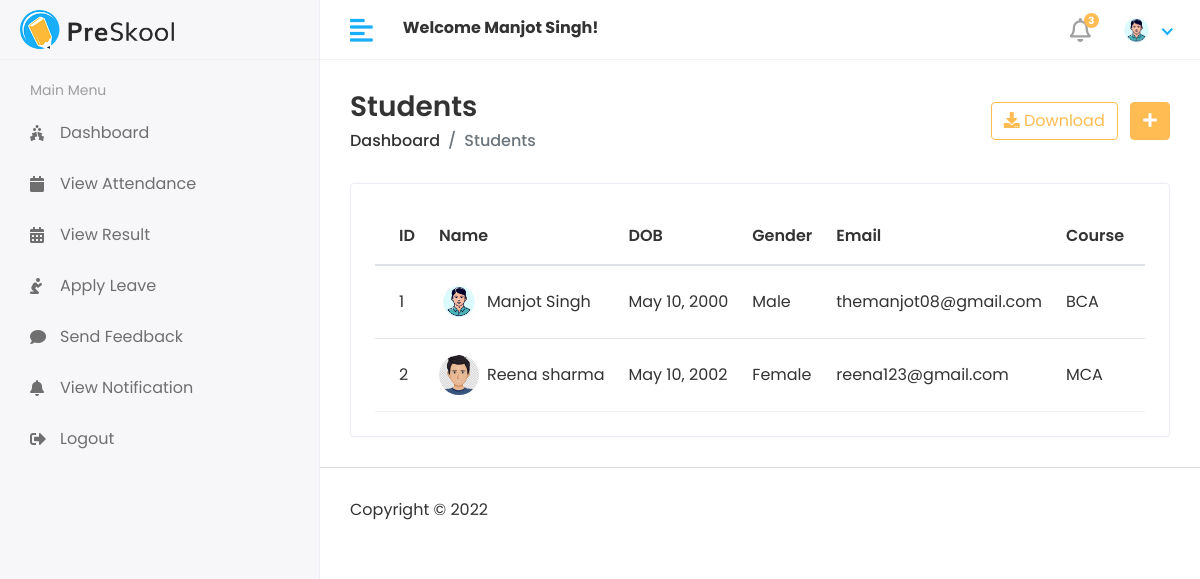
The app's page //Hod/student/view (signed in) with its own data.
### app/models.py (models this page shows)
class Customuser(AbstractUser):
    USER ={
        (1,'HOD'),
        (2,'STAFF'),
        (3,'STUDENT'),
    }
    user_type = models.CharField(choices=USER,max_length=50,default=1)
    profile_pic = models.ImageField(upload_to='uploads/profile_pic/')

class Student(models.Model):
    admin = models.OneToOneField(Customuser,on_delete = models.CASCADE)
    student_dob =models.DateField(auto_now_add=False)
    permanent_address = models.TextField(null=True)
    present_address =models.TextField(blank=True)
    gender = models.CharField(max_length=10)
    course_id = models.ForeignKey(Course,on_delete=models.DO_NOTHING,null=True)
    session_id =models.ForeignKey(Session,on_delete =models.DO_NOTHING,null=True)
    student_mobile_no =models.CharField(blank=False,max_length=10)
    student_optional_mobile_no =models.CharField(blank=True,max_length=10)
    created_at = models.DateTimeField(auto_now_add=True)
    updated_at = models.DateTimeField(auto_now_add=True)
    def __str__(self):
        return self.admin.first_name + " " + self.admin.last_name

class Course(models.Model):
    name= models.CharField(max_length=100)
    created_at = models.DateTimeField(auto_now_add=True)
    updated_at = models.DateTimeField(auto_now=True)
    def __str__(self):
        return self.name

### HOD/views.py (the view)
# urls.py: path('student/view',viewstudents,name="viewstudent"),
@login_required(login_url="/")
def viewstudents(request):
    students=Student.objects.all()
    return render(request,'HOD/view_student.html',{'students':students})

### templates/HOD/view_student.html (shortened to what this page needs)
{% extends "main/base.html" %}
{% load static %}
 {% block body %}
 <div class="content container-fluid">
    <div class="page-header">
       <div class="row align-items-center">
          <div class="col">
             <h3 class="page-title">Students</h3>
             <ul class="breadcrumb">
                <li class="breadcrumb-item"><a href="{% url 'hodpage' %}">Dashboard</a></li>
                <li class="breadcrumb-item active">Students</li>
             </ul>
          </div>
          <div class="col-auto text-right float-right ml-auto">
             <a href="#" class="btn btn-outline-primary mr-2"><i class="fas fa-download"></i> Download</a>
             <a href="{% url 'addstudent' %}" class="btn btn-primary"><i class="fas fa-plus"></i></a>
          </div>
       </div>
    </div>
    <div class="row">
       <div class="col-sm-12">
          <div class="card card-table">
             <div class="card-body">
                <div class="table-responsive">
                   <table class="table table-hover table-center mb-0 datatable">
                      <thead>
                         <tr>
                            <th>ID</th>
                            <th>Name</th>
                            <th>DOB</th>
                            <th>Gender</th>
                            <th>Email</th>
                            <th>Course</th>
                            <th>Session Start</th>
                         </tr>
                      </thead>
                      <tbody>
                          {% for student in students %}
                         <tr>
                             <td>{{student.id}}</td>
                            <td>
                               <h2 class="table-avatar">
                                  <a href="#" class="avatar avatar-sm mr-2"><img class="avatar-img rounded-circle" src={{student.admin.profile_pic.url}} alt="User Image"></a>
                                  <a href="#">{{student}}</a>
                               </h2>
                            </td>
                            <td>{{student.student_dob}}</td>
                            <td>{{student.gender}}</td>
                            <td>{{student.admin.email}}</td>
                            <td>{{student.course_id}}</td>
                            <td>{{student.session_id.session_start}}</td>
                         </tr>
                         {% endfor %}
                        </tbody>
                   </table>
                </div>
             </div>
          </div>
       </div>
    </div>
 </div>
{% endblock %}

### templates/includes/header.html (shortened to what this page needs)
{% load static  %}
   <div class="header">
       <div class="header-left">
          <a href="{% url 'hodpage' %}" class="logo">
          <img src="{% static 'assets/img/logo.png' %}" alt="Logo">
          </a>
       </div>
       <a href="javascript:void(0);" id="toggle_btn">
       <i class="fas fa-align-left"></i>
       </a>
       <div class="top-nav-search mt-3">
          <strong>Welcome <span>{{user.first_name}} {{user.last_name}}</span>!</strong>
       </div>
       <ul class="nav user-menu">
          <li class="nav-item dropdown noti-dropdown">
             <a href="#" class="dropdown-toggle nav-link" data-toggle="dropdown">
             <i class="far fa-bell"></i> <span class="badge badge-pill">3</span>
             </a>
          </li>
          <li class="nav-item dropdown has-arrow">
             <a href="#" class="dropdown-toggle nav-link" data-toggle="dropdown">
            {% if user.profile_pic == "" %}
             <span class="user-img"><img class="rounded-circle" src="{% static 'assets/default-img/user-default.png' %}" width="31" alt="{{user.first_name}}&nbsp;{{user.last_name}}"></span>
            {% else %}
             <span class="user-img"><img class="rounded-circle" src="{{user.profile_pic.url}}" width="31" alt="{{user.first_name}}&nbsp;{{user.last_name}}"></span>
            {% endif %}
            </a>
          </li>
       </ul>
    </div>

### static/assets/css/style.css (style rules this page uses)
html { height: 100%; }
body { background-color: #fff; color: #333; font-family: 'Poppins', sans-serif; font-size: 1rem; height: 100%; line-height: 1.5; overflow-x: hidden; }
h1, h2, h3, h4, h5, h6 { font-family: 'Poppins', sans-serif; margin-top: 0; }
a { color: #009ce7; }
input, button, a { transition: all 0.4s ease; -moz-transition: all 0.4s ease; -o-transition: all 0.4s ease; -ms-transition: all 0.4s ease; -webkit-transition: all 0.4s ease; }
ul, ol { padding: 0px; list-style: none; }
.table { color: #333; max-width: 100%; margin-bottom: 0; width: 100%; }
table.table td h2 { display: inline-block; font-size: inherit; font-weight: 400; margin: 0; padding: 0; vertical-align: middle; }
table.table td h2.table-avatar { align-items: center; display: inline-flex; font-size: inherit; font-weight: 400; margin: 0; padding: 0; vertical-align: middle; white-space: nowrap; }
table.table td h2 a { color: #333; }
.table thead tr th { font-weight: 600; }
.table tbody tr { border-bottom: 1px solid rgba(0, 0, 0, 0.05); }
.table.table-center td, .table.table-center th { vertical-align: middle; }
.card-table .card-body .table > thead > tr > th { border-top: 0; }
.card-table .card-body .table tr td:first-child, .card-table .card-body .table tr th:first-child { padding-left: 1.5rem; }
.card-table .table td, .card-table .table th { border-top: 1px solid #e2e5e8; padding: 1rem 0.75rem; white-space: nowrap; }
.btn-primary { background-color: #FFBC53; border: 1px solid #FFBC53; }
.btn-outline-primary { color: #FFBC53; border-color: #FFBC53; }
.card { border: 1px solid #ececf5; box-shadow: 0 1px 3px 0 rgba(0, 0, 0, 0.03); margin-bottom: 1.875rem; }
.card-body { padding: 1.5rem; }
.avatar { position: relative; display: inline-block; width: 3rem; height: 3rem }
.avatar > img { width: 100%; height: 100%; -o-object-fit: cover; object-fit: cover; }
.avatar-sm { width: 2.5rem; height: 2.5rem; }
.header { background-color: #fff; border-bottom: 1px solid #f3f3f4; left: 0; position: fixed; right: 0; top: 0; z-index: 1001; height: 60px; }
.header .header-left { float: left; height: 60px; padding: 0 20px; position: relative; width: 320px; z-index: 1; transition: all 0.2s ease-in-out; background-color: #f7f7fa; border-bottom: 1px solid #efefef; border-right: 1px solid #ececf5; display: flex; align-items: center; }
.header .header-left .logo { display: inline-block; line-height: 60px; }
.header .header-left .logo img { max-height: 40px; width: auto; }
.header .dropdown-toggle:after { display: none; }
.header .has-arrow .dropdown-toggle:after { border-top: 0; border-left: 0; border-bottom: 2px solid #18aefa; border-right: 2px solid #18aefa; content: ''; height: 8px; display: inline-block; pointer-events: none; -webkit-transform-origin: 66% 66%; -ms-transform-origin: 66% 66%; transform-origin: 66% 66%; -webkit-transform: rotate(45deg); -ms-transform: rotate(45deg); transform: rotate(45deg); -webkit-transition: all 0.15s ease-in-out; transition: all 0.15s ease-in-out; width: 8px; vertical-align: 0px; }
.user-menu { float: right; margin: 0; position: relative; z-index: 99; padding-right: 15px; }
.user-menu.nav > li > a { color: #a0a0a0; font-size: 14px; line-height: 58px; padding: 0 15px; height: 60px; }
.user-img { margin-right: 3px; position: relative; }
.top-nav-search { float: left; margin-left: 15px; }
.page-wrapper > .content { padding: 1.875rem 1.875rem 0; }
.page-header { margin-bottom: 1.875rem; }
.page-header .breadcrumb { background-color: transparent; color: #6c757d; font-size: 1rem; font-weight: 500; margin-bottom: 0; padding: 0; }
.page-header .breadcrumb a { color: #333; }
.page-title { font-size: 28px; font-weight: 600; color: #333; margin-bottom: 5px; }
.user-menu.nav > li > a .badge { background-color: #FFBC53; display: block; font-size: 10px; font-weight: bold; height: 15px; width: 15px; position: absolute; right: 7px; top: 13px; color: #fff; padding: 3px; }
.user-menu.nav > li > a > i { font-size: 1.5rem; line-height: 60px; }
@media (min-width: 992px) { #toggle_btn { align-items: center; color: #18aefa; display: inline-flex; float: left; font-size: 26px; height: 60px; justify-content: center; margin-left: 15px; padding: 0 15px; } }

### records on screen
Customuser: first_name "Manjot", last_name "Singh", profile_pic (placeholder picture)
Student: id "1", admin.profile_pic (placeholder picture), admin.last_name "Manjot Singh", student_dob "May 10, 2000", gender "Male", admin.email "themanjot08@gmail.com", course_id "BCA"
Student: id "2", admin.profile_pic (picture), admin.last_name "Reena sharma", student_dob "May 10, 2002", gender "Female", admin.email "reena123@gmail.com", course_id "MCA"
